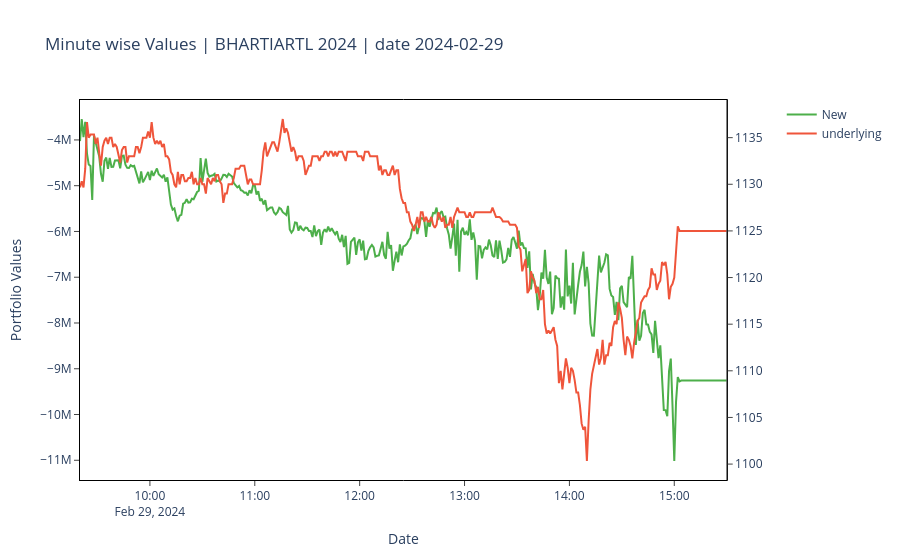

Notebook source saved alongside this figure:
### Markdown cell above
### charts

### Code cell
comp_var = "Values"
a = datetime(2024, 2, 29)
Comparison(comp_var, a)

### Figure 1 — Plotly figure (JSON) as saved in the notebook; plotly's stock layout.template omitted (floating-point values rounded to 4 significant figures; data arrays with more than 128 entries replaced by an {"elided": "..."} marker saying what was removed)
{"data": [{"line": {"color": "#4daf4a"}, "mode": "lines", "name": "New", "type": "scatter", "x": {"elided": "371 str values"}, "y": {"elided": "371 float values"}}, {"mode": "lines", "name": "underlying", "type": "scatter", "x": {"elided": "371 str values"}, "xaxis": "x", "y": {"elided": "371 float values"}, "yaxis": "y2"}], "layout": {"plot_bgcolor": "white", "title": {"text": "Minute wise Values | BHARTIARTL 2024 | date 2024-02-29"}, "xaxis": {"anchor": "y", "domain": [0, 0.94], "gridcolor": "white", "linecolor": "black", "mirror": true, "showline": true, "ticks": "outside", "title": {"text": "Date"}}, "yaxis": {"anchor": "x", "domain": [0, 1], "gridcolor": "white", "linecolor": "black", "mirror": true, "showline": true, "ticks": "outside", "title": {"text": "Portfolio Values"}}, "yaxis2": {"anchor": "x", "gridcolor": "white", "linecolor": "black", "mirror": true, "overlaying": "y", "showline": true, "side": "right", "ticks": "outside"}}}
